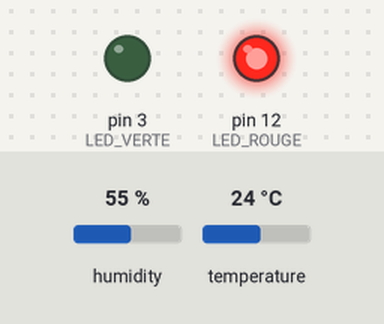
A sketch run on a simulated Arduino Uno, built with avr-gcc and run on an emulated ATmega328P. On the bench: output pins drawn as LEDs (lit = HIGH). Inputs (shaded band) come from the test bench; at power-on: temperature 24 °C, humidity 55 %.

Above: at 4.8 s.
4.9 s: temperature set to 20.8 °C
7.9 s: temperature set to 19.5 °C
At 8.5 s:
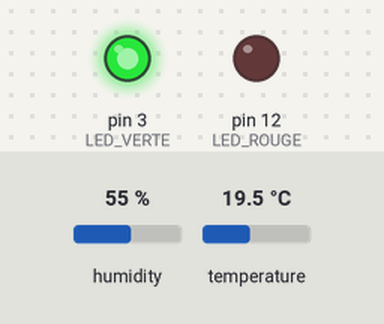
10.9 s: temperature set to 28 °C
At 13.1 s:
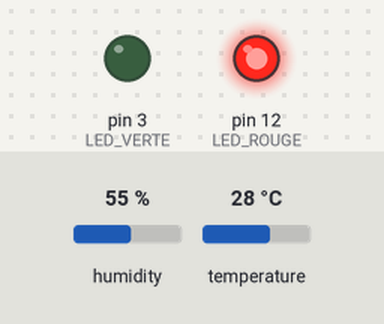
13.9 s: temperature set to 12 °C
At 14.8 s:
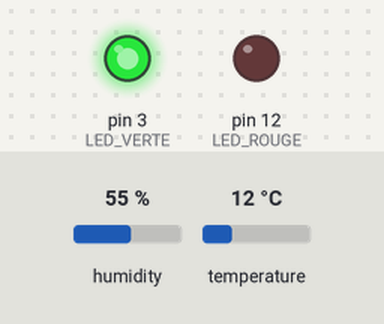
Timing chart, 0 to 16.9 s (numbered marks = the images above; inputs shaded):
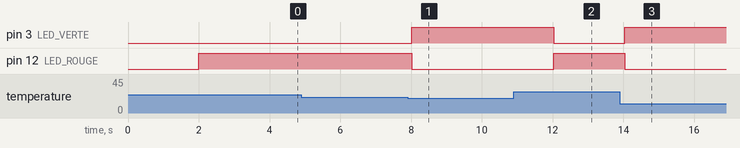

Measured:
- the behaviour switches between 20 and 19.9 °C on temperature (found by bisection; images 0 and 1)
- after the input at 4.9 s, every drawn part: stays the same
- after the input at 7.9 s, pin 3 (LED_VERTE): LOW → HIGH after 0.12 s; pin 12 (LED_ROUGE): HIGH → LOW after 0.12 s
- after the input at 10.9 s, pin 3 (LED_VERTE): HIGH → LOW after 1.1 s; pin 12 (LED_ROUGE): LOW → HIGH after 1.1 s
- after the input at 13.9 s, pin 3 (LED_VERTE): LOW → HIGH after 0.14 s; pin 12 (LED_ROUGE): HIGH → LOW after 0.14 s

The sketch:

capteur_dht22.ino
```cpp
#include <DHT.h>

#define DHT_PIN A0
#define DHT_TYPE DHT22

#define LED_VERTE 3
#define LED_ROUGE 12

DHT dht(DHT_PIN, DHT_TYPE);

void setup()
{
    pinMode(LED_VERTE, OUTPUT);
    pinMode(LED_ROUGE, OUTPUT);

    digitalWrite(LED_VERTE, LOW);
    digitalWrite(LED_ROUGE, LOW);

    dht.begin();
}

void loop()
{
    // Attendre entre deux mesures
    delay(2000);

    float temperature = dht.readTemperature();

    // Si la lecture echoue, eteindre les deux LED
    if (isnan(temperature))
    {
        digitalWrite(LED_VERTE, LOW);
        digitalWrite(LED_ROUGE, LOW);
        return;
    }

    if (temperature < 20.0)
    {
        digitalWrite(LED_VERTE, HIGH);
        digitalWrite(LED_ROUGE, LOW);
    }
    else
    {
        digitalWrite(LED_VERTE, LOW);
        digitalWrite(LED_ROUGE, HIGH);
    }
}
```
